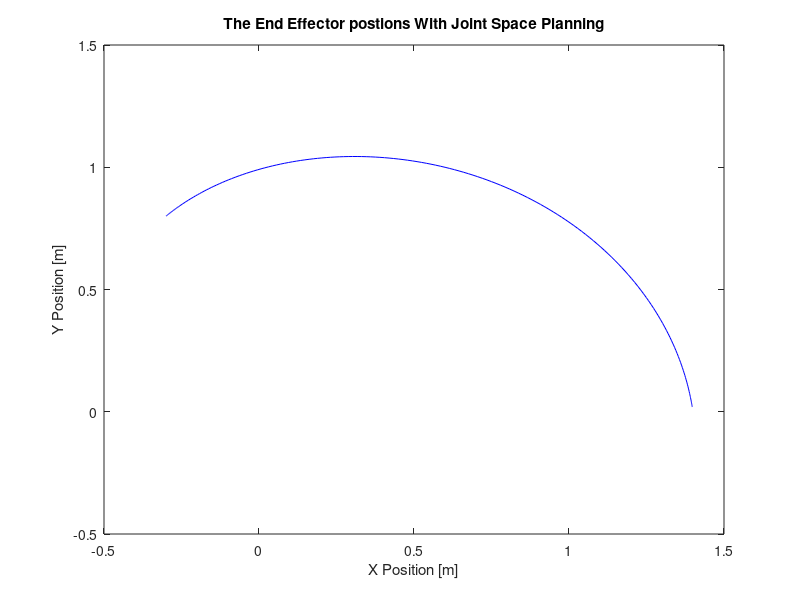
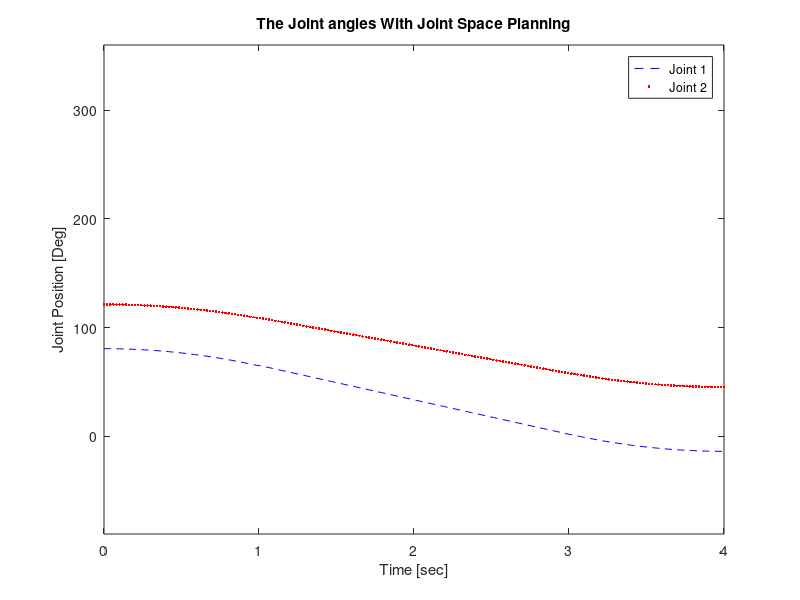
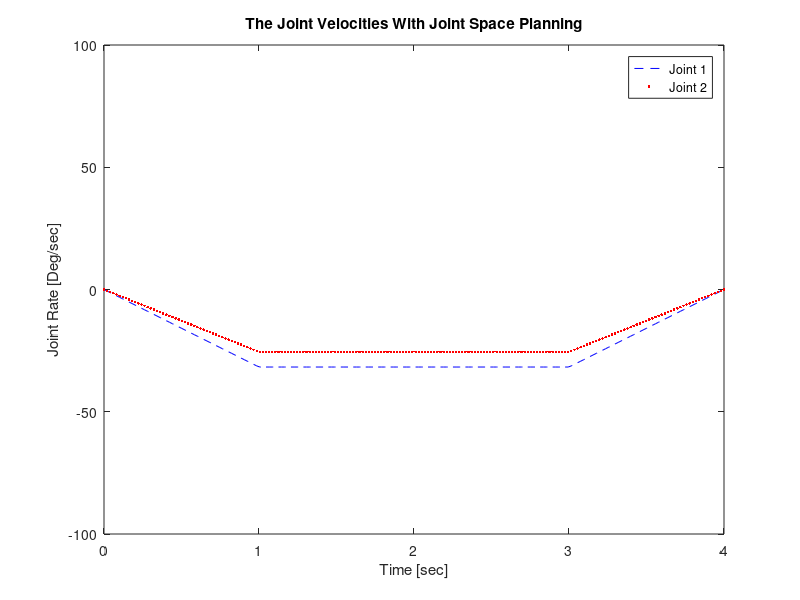
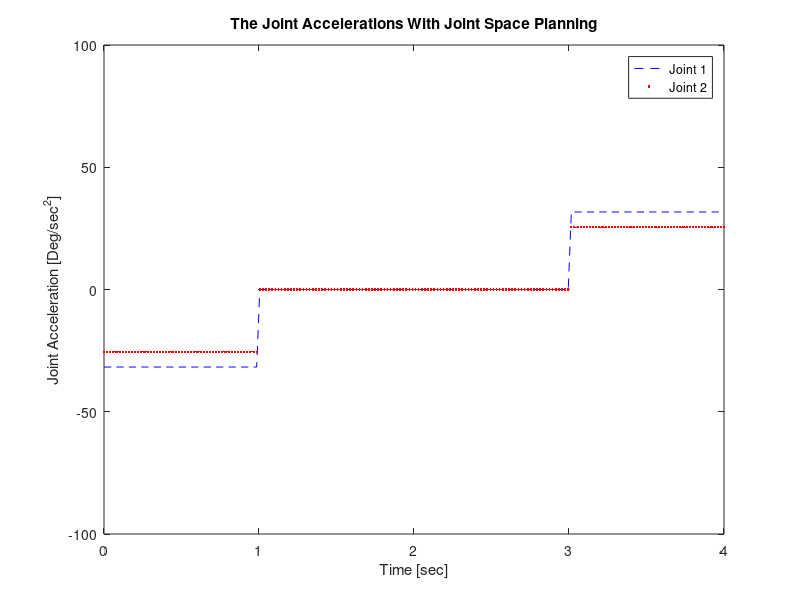

These charts were generated, in order, by the following MATLAB code:
%% AER525H - ROBOTICS ASSIGNMENT 4

% By Naphish Lashba Raj (1002083791)
% Date: 12/01/2015


%% We first declare the parameters

% These are the link parameters for the robotic arm in (m)
l1=1;       
l2=0.5;     
m1=2;       
m2=1;       

% The Joint angle limits are given as
theta1_min = -90;
theta1_max = +90;
theta2_min = 0;
theta2_max = 360;

% The end effector postions are given as
Pa = [-0.3 0.8];
Pb = [1.4 0];

% Other parameters
tf = 4;
tb = tf/4;
t = linspace(0,tf,200);
g = -10;   

% Preallocate matrices for all values to be plotted:
Pendx_vals = zeros(2,length(t));
Pendy_vals = zeros(2,length(t));
Pendx_dot_vals = zeros(2,length(t));
Pendy_dot_vals = zeros(2,length(t));
Pendx_ddot_vals = zeros(2,length(t));
Pendy_ddot_vals = zeros(2,length(t));

torque1_vals = zeros(2,length(t));
torque2_vals = zeros(2,length(t));
theta1_vals = zeros(2,length(t));
theta2_vals = zeros(2,length(t));
theta1_dot_vals = zeros(2,length(t));
theta2_dot_vals = zeros(2,length(t));
theta1_ddot_vals = zeros(2,length(t));
theta2_ddot_vals = zeros(2,length(t));

%% Solving the forward kinematics problem:
% for a 0-3 transformation matrix:
Pendx= @(theta1,theta2) l1*cosd(theta1)+l2*cosd(theta1+theta2);
Pendy= @(theta1,theta2) l1*sind(theta1)+l2*sind(theta1+theta2);

%% Solving the inverse kinemtics problem:
C2 = @(x,y) (x^2+y^2-l1^2-l2^2)/(2*l1*l2);
S2 = @(x,y) sqrt(1-C2(x,y)^2);

% Equations for the Joint angles are given according to the example solved:
theta1=@(x,y) atan2d(y,x)-atan2d(l2*S2(x,y), l1+l2*C2(x,y));
theta2=@(x,y) atan2d(S2(x,y),C2(x,y));

%% To find the torque equations we use the following:
torque1 = @(x,y,theta1_dot,theta1_ddot,theta2_dot,theta2_ddot) ...
    m2*l2^2*(theta1_ddot+theta2_ddot)+m2*l1*l2*C2(x,y)*(2*theta1_ddot+theta2_ddot)...
    +(m1+m2)*l1^2*theta1_ddot-m2*l1*l2*S2(x,y)*theta1_dot^2 ...
    -2*m2*l1*l2*S2(x,y)*theta1_dot*theta2_dot ...
    +m2*l2*g*cosd(theta1(x,y)+theta2(x,y)) ...
    +(m1+m2)*l1*g*cosd(theta1(x,y));

torque2 = @(x,y,theta1_dot,theta1_ddot,theta2_dot,theta2_ddot) ...
    m2*l1*l2*cosd(theta2(x,y))*theta1_ddot ...
    +m2*l1*l2*sind(theta2(x,y))*theta1_dot^2 ...
    +m2*l2*g*cosd(theta1(x,y)+theta2(x,y)) ...
    +m2*l2^2*(theta1_ddot+theta2_ddot);

%% Now we obtain the initial and final values of theta using inverse
% kinematics with Pa and Pb representing the respective positions
theta1_i=theta1(Pa(1),Pa(2));
theta1_f=theta1(Pb(1),Pb(2));
theta2_i=theta2(Pa(1),Pa(2));
theta2_f=theta2(Pb(1),Pb(2));

%% 1) JOINT SPACE

% Joint Space using parabolic blends
theta1_ddot = (theta1_f-theta1_i)/((tf^2/4)-(0.5*tf-tb)^2);
theta2_ddot = (theta2_f-theta2_i)/((tf^2/4)-(0.5*tf-tb)^2);

% Joint rates given in the blend regions
theta1_dot_bi = @(t) theta1_ddot*t;       
theta1_dot_bf = @(t) theta1_ddot*(tf-t);  
theta2_dot_bi = @(t) theta2_ddot*t;       
theta2_dot_bf = @(t) theta2_ddot*(tf-t);  

% Joint rates given in the linear section
theta1_dot_lin = (0.5*theta1_f-theta1_i)/(0.5*tf-tb);
theta2_dot_lin = (0.5*theta2_f-theta2_i)/(0.5*tf-tb);

% Now we create a loop for the function through certain number of time
% steps

for i = 1:length(t)
    
    % Taking all the parameters seperately
    
    % The Initial blend
    if t(i) <= tb
        
        % The Joint rates
        theta1_dot_vals(1,i) = theta1_dot_bi(t(i));
        theta2_dot_vals(1,i) = theta2_dot_bi(t(i));
        
        % The Joint accelerations
        theta1_ddot_vals(1,i) = theta1_ddot;
        theta2_ddot_vals(1,i) = theta2_ddot;
        
        % The Joint angles
        theta1_vals(1,i) = theta1_i+0.5*theta1_ddot_vals(1,i)*t(i)^2;
        theta2_vals(1,i) = theta2_i+0.5*theta2_ddot_vals(1,i)*t(i)^2;
        
        blend_complete = i;
        
    % Linear section
    elseif t(i)>tb && t(i)<(tf-tb)
        
        % The Joint rates
        theta1_dot_vals(1,i) = (0.5*(theta1_f+theta1_i)-theta1_vals(1,blend_complete))/(0.5*tf-t(blend_complete));
        theta2_dot_vals(1,i) = (0.5*(theta2_f+theta2_i)-theta2_vals(1,blend_complete))/(0.5*tf-t(blend_complete));
        
        % The Joint accelerations were already preallocated to zero
        
        % The Joint angles
        theta1_vals(1,i) = theta1_vals(1,blend_complete)+theta1_dot_vals(1,i)*(t(i)-tb);
        theta2_vals(1,i) = theta2_vals(1,blend_complete)+theta2_dot_vals(1,i)*(t(i)-tb);
        
        blend_initial = i;
        
    % The Final blend
    else
        % The Joint rates
        theta1_dot_vals(1,i) = theta1_dot_bf(t(i));
        theta2_dot_vals(1,i) = theta2_dot_bf(t(i));
        
        % The Joint accelerations
        theta1_ddot_vals(1,i) = -theta1_ddot;
        theta2_ddot_vals(1,i) = -theta2_ddot;
    
        % The Joint angles
        theta1_vals(1,i) = theta1_vals(1,blend_initial)+0.5*theta1_ddot_vals(1,i)*((tf-t(i))^2-1);
        theta2_vals(1,i) = theta2_vals(1,blend_initial)+0.5*theta2_ddot_vals(1,i)*((tf-t(i))^2-1);
        
    end
    
    % Considering the end effector positions
    Pendx_vals(1,i) = Pendx(theta1_vals(1,i),theta2_vals(1,i));
    Pendy_vals(1,i) = Pendy(theta1_vals(1,i),theta2_vals(1,i));
    
    % Joint torques
    torque1_vals(1,i) = torque1(Pendx_vals(1,i),Pendy_vals(1,i),theta1_dot_vals(1,i), ...
        theta1_ddot_vals(1,i),theta2_dot_vals(1,i),theta2_ddot_vals(1,i));
    
    torque2_vals(1,i) = torque2(Pendx_vals(1,i),Pendy_vals(1,i),theta1_dot_vals(1,i), ...
        theta1_ddot_vals(1,i),theta2_dot_vals(1,i),theta2_ddot_vals(1,i));
    
end

%% 2) CARTESIAN SPACE

% End effector acceleration from blend time equation (same as in joint space)
Pendx_ddot = (Pb(1)-Pa(1))/((tf^2/4)-(0.5*tf-tb)^2);
Pendy_ddot = (Pb(2)-Pa(2))/((tf^2/4)-(0.5*tf-tb)^2);

% End effector velocities in blend regions (same as in joint space)
Pendx_dot_bi = @(t) Pendx_ddot*t;       
Pendx_dot_bf = @(t) Pendx_ddot*(tf-t);  
Pendy_dot_bi = @(t) Pendy_ddot*t;       
Pendy_dot_bf = @(t) Pendy_ddot*(tf-t);  

% End effector Joint rates in linear section (same as in joint space)
Pendx_dot_lin = (0.5*Pb(1)-Pa(1))/(0.5*tf-tb);
Pendy_dot_lin = (0.5*Pb(2)-Pb(1))/(0.5*tf-tb);

for i = 1:length(t)
        
    % The Initial blend
    if t(i) <= tb
        
        % The End effector rates
        Pendx_dot_vals(2,i) = Pendx_dot_bi(t(i));
        Pendy_dot_vals(2,i) = Pendy_dot_bi(t(i));
        
        % The End effector accelerations
        Pendx_ddot_vals(2,i) = Pendx_ddot;
        Pendy_ddot_vals(2,i) = Pendy_ddot;
        
        % The End effector positions
        Pendx_vals(2,i) = Pa(1)+0.5*Pendx_ddot_vals(2,i)*t(i)^2;
        Pendy_vals(2,i) = Pa(2)+0.5*Pendy_ddot_vals(2,i)*t(i)^2;
        
        blend_complete = i;
        
    % Linear section
    elseif t(i)>tb && t(i)<(tf-tb)
        
        % The End effector velocity
        Pendx_dot_vals(2,i) = (0.5*(Pb(1)+Pa(1))-Pendx_vals(2,blend_complete))/(0.5*tf-t(blend_complete));
        Pendy_dot_vals(2,i) = (0.5*(Pb(2)+Pa(2))-Pendy_vals(2,blend_complete))/(0.5*tf-t(blend_complete));

        % The End effector accelerations were already preallocated to zero
        
        % The End effector position
        Pendx_vals(2,i) = Pendx_vals(2,blend_complete)+Pendx_dot_vals(2,i)*(t(i)-tb);
        Pendy_vals(2,i) = Pendy_vals(2,blend_complete)+Pendy_dot_vals(2,i)*(t(i)-tb);
        
        
        
        blend_initial = i;
        
    % Final blend
    else
        
        % The End effector velocity
        Pendx_dot_vals(2,i) = Pendx_dot_bf(t(i));
        Pendy_dot_vals(2,i) = Pendy_dot_bf(t(i));
        
        % The End effector accels
        Pendx_ddot_vals(2,i) = -Pendx_ddot;
        Pendy_ddot_vals(2,i) = -Pendy_ddot;
    
        % The End effector position
        Pendx_vals(2,i) = Pendx_vals(2,blend_initial)+0.5*Pendx_ddot_vals(2,i)*((tf-t(i))^2-1);
        Pendy_vals(2,i) = Pendy_vals(2,blend_initial)+0.5*Pendy_ddot_vals(2,i)*((tf-t(i))^2-1);
        
    end 

    % Using Inverse Kinematics
    theta1_vals(2,i) = theta1(Pendx_vals(2,i),Pendy_vals(2,i));
    theta2_vals(2,i) = theta2(Pendx_vals(2,i),Pendy_vals(2,i));
    
    if i == 1
        theta1_dot_vals(2,i) = theta1_vals(2,i)/t(i);
        theta2_dot_vals(2,i) = theta2_vals(2,i)/t(i);
        theta1_ddot_vals(2,i) = theta1_dot_vals(2,i)/t(i);
        theta2_ddot_vals(2,i) = theta2_dot_vals(2,i)/t(i);
        
    else
        theta1_dot_vals(2,i)=(theta1_vals(2,i)-theta1_vals(2,i-1))/(t(i)-t(i-1));
        theta2_dot_vals(2,i)=(theta2_vals(2,i)-theta2_vals(2,i-1))/(t(i)-t(i-1));
        theta1_ddot_vals(2,i)=(theta1_dot_vals(2,i)-theta1_dot_vals(2,i-1))/(t(i)-t(i-1));
        theta2_ddot_vals(2,i)=(theta2_dot_vals(2,i)-theta2_dot_vals(2,i-1))/(t(i)-t(i-1));
    end

    % The Joint Torques are given as:
    torque1_vals(2,i) = torque1(Pendx_vals(2,i),Pendy_vals(2,i),theta1_dot_vals(2,i), ...
        theta1_ddot_vals(2,i),theta2_dot_vals(2,i),theta2_ddot_vals(2,i));
    
    torque2_vals(2,i) = torque2(Pendx_vals(2,i),Pendy_vals(2,i),theta1_dot_vals(2,i), ...
        theta1_ddot_vals(2,i),theta2_dot_vals(2,i),theta2_ddot_vals(2,i));

end

%% PLOTTING THE GRAPHS FOR JOINT SPACE:
%
figure(1)
plot (Pendx_vals(1,:), Pendy_vals(1,:), 'b')
title('The End Effector postions With Joint Space Planning')
xlabel('X Position [m]')
ylabel('Y Position [m]')
axis([-0.5 1.5 -0.5 1.5])

figure(2)
plot(t,theta1_vals(1,:), 'b--', t, theta2_vals(1,:), 'r.')
title('The Joint angles With Joint Space Planning')
xlabel('Time [sec]')
ylabel('Joint Position [Deg]')
axis([0 tf -90 360])
legend('Joint 1', 'Joint 2')

figure(3)
plot(t,theta1_dot_vals(1,:), 'b--', t, theta2_dot_vals(1,:), 'r.')
title('The Joint Velocities With Joint Space Planning')
xlabel('Time [sec]')
ylabel('Joint Rate [Deg/sec]')
axis([0 tf -100 100])
legend('Joint 1', 'Joint 2')

figure(4)
plot(t,theta1_ddot_vals(1,:), 'b--', t, theta2_ddot_vals(1,:), 'r.')
title('The Joint Accelerations With Joint Space Planning')
xlabel('Time [sec]')
ylabel('Joint Acceleration [Deg/sec^2]')
axis([0 tf -100 100])
legend('Joint 1', 'Joint 2')

figure(5)
plot(t,torque1_vals(1,:), 'b--', t, torque2_vals(1,:), 'r.')
title('Joint Torques With Joint Space Planning')
xlabel('Times [sec]')
ylabel('Joint Torques [Nm]')
axis([0 tf -2500 2500])
legend('Joint 1', 'Joint 2')
%

%% PLOTTING GRAPHS FOR CARTESIAN SPACE
%
figure(6)
plot(Pendx_vals(2,:), Pendy_vals(2,:), 'b')
title('The End Effector Positions With Cartesian Space Planning')
xlabel('X-Position [m]')
ylabel('Y-Position [m]')
axis([-0.5 1.5 -0.5 1.5])

figure(7)
plot(t,theta1_vals(2,:), 'b--', t, theta2_vals(2,:), 'r.')
title('Joint Positions With Cartesian Space Planning')
xlabel('Time [sec]')
ylabel('Joint Position [Deg]')
axis([0 tf -90 360])
legend('Joint 1', 'Joint 2')

figure(8)
plot(t,theta1_dot_vals(2,:), 'b--', t, theta2_dot_vals(2,:), 'r.')
title('Joint Rates With Cartesian Space Planning')
xlabel('Time [sec]')
ylabel('Joint Rate [Deg/sec]')
axis([0 tf -100 100])
legend('Joint 1', 'Joint 2')

figure(9)
plot(t,theta1_ddot_vals(2,:), 'b--', t, theta2_ddot_vals(2,:), 'r.')
title('Joint Accelerations With Cartesian Space Planning')
xlabel('Time [sec]')
ylabel('Joint Acceleration [Deg/sec^2]')
axis([0 tf -100 100])
legend('Joint 1', 'Joint 2')

figure(10)
plot(t,torque1_vals(2,:), 'b--', t, torque2_vals(2,:), 'r.')
title('Joint Torques With Cartesian Space Planning')
xlabel('Times [sec]')
ylabel('Joint Torques [Nm]')
axis([0 tf -2500 2500])
legend('Joint 1', 'Joint 2')
%